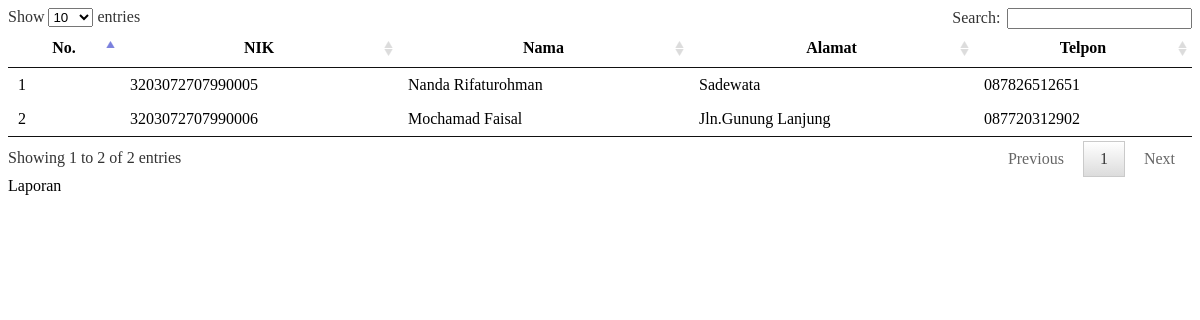
Screenshot of /index.php/report with the database file from the repository.
### tables this page shows
CREATE TABLE `pembeli`  (
  `ktp_pembeli` varchar(20) NOT NULL,
  `nama_pembeli` varchar(50) NULL DEFAULT NULL,
  `alamat_pembeli` varchar(50) NULL DEFAULT NULL,
  `telpon_pembeli` varchar(20) NULL DEFAULT NULL,
  PRIMARY KEY (`ktp_pembeli`) USING BTREE
);

### application/controllers/Report.php (called while the page is built, shortened)
<?php
class Report extends CI_Controller
{
function index(){
$this->cicilan();
}
function cicilan(){
$data['view']=$this->load->view('data/pelanggan3');
$this->load->view('view-laporan',$data);
}
}
 ?>

### index.php (called while the page is built, shortened)
<?php
require_once BASEPATH.'core/CodeIgniter.php';

### application/views/data/pelanggan3.php (the view)
<div class="table-responsive">
      <table class="table" id="data-pelanggan">
        <thead>
          <tr>
          <th>No.</th>
            <th>NIK</th>
            <th>Nama</th>
            <th>Alamat</th>
            <th>Telpon</th>
          </tr>
        </thead>
        <tbody>
          <?php
          $i=1;
          $query=$this->db->query("SELECT * FROM pembeli");
          foreach($query->result_array() as $data){
            echo "<tr>";
            echo "<td>".$i."</td>";
            echo "<td>".$data['ktp_pembeli']."</td>";
            echo "<td>".$data['nama_pembeli']."</td>";
            echo "<td>".$data['alamat_pembeli']."</td>";
            echo "<td>".$data['telpon_pembeli']."</td>";
            echo "</tr>";
            $i++;
          }
          ?>
        </tbody>
      </table>
    </div>

### rows the page displays
pembeli: ktp_pembeli "3203072707990005", nama_pembeli "Nanda Rifaturohman", alamat_pembeli "Sadewata", telpon_pembeli "087826512651"
pembeli: ktp_pembeli "3203072707990006", nama_pembeli "Mochamad Faisal", alamat_pembeli "Jln.Gunung Lanjung", telpon_pembeli "087720312902"
